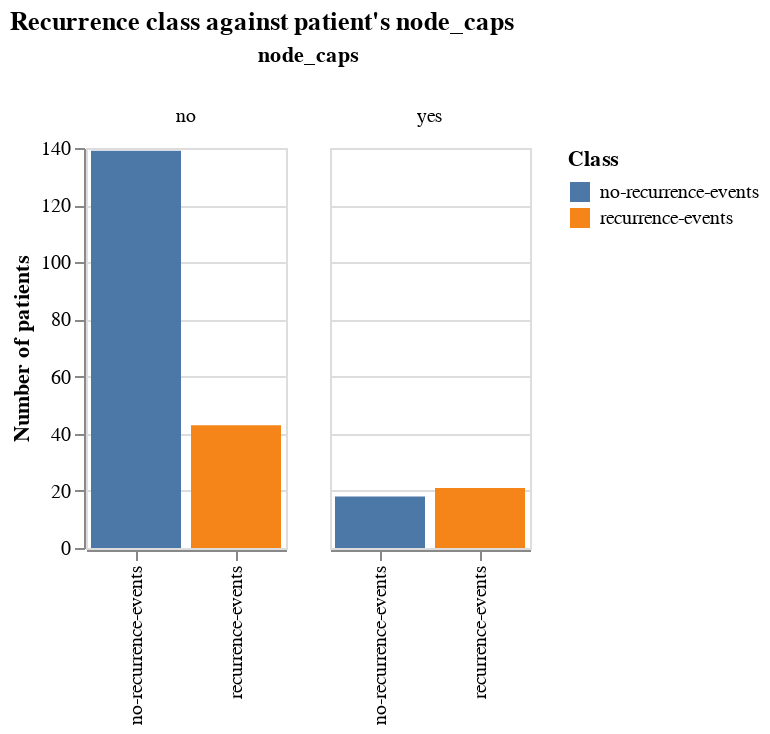

Notebook code for this chart:
### Markdown cell above
> People ranging from 50-59 are more likely to have breast cancers and their breast cancers are more likely to be non-recurrent.

### Code cell
plt4

### Figure 1 — Vega-Lite specification as saved in the notebook (floating-point values rounded to 4 significant figures; data arrays with more than 128 entries replaced by an {"elided": "..."} marker saying what was removed)
{"$schema": "https://vega.github.io/schema/vega-lite/v3.4.0.json", "config": {"mark": {"tooltip": null}, "view": {"height": 300, "width": 400}}, "data": {"name": "data-e79d3b330d58e54777007d86cb4c28dd"}, "datasets": {"data-e79d3b330d58e54777007d86cb4c28dd": {"elided": "221 records"}}, "encoding": {"color": {"field": "Class", "type": "nominal"}, "column": {"field": "node_caps", "type": "nominal"}, "x": {"field": "Class", "title": "", "type": "ordinal"}, "y": {"aggregate": "count", "title": "Number of patients", "type": "quantitative"}}, "height": 200, "mark": "bar", "title": "Recurrence class against patient's node_caps", "width": 100}
